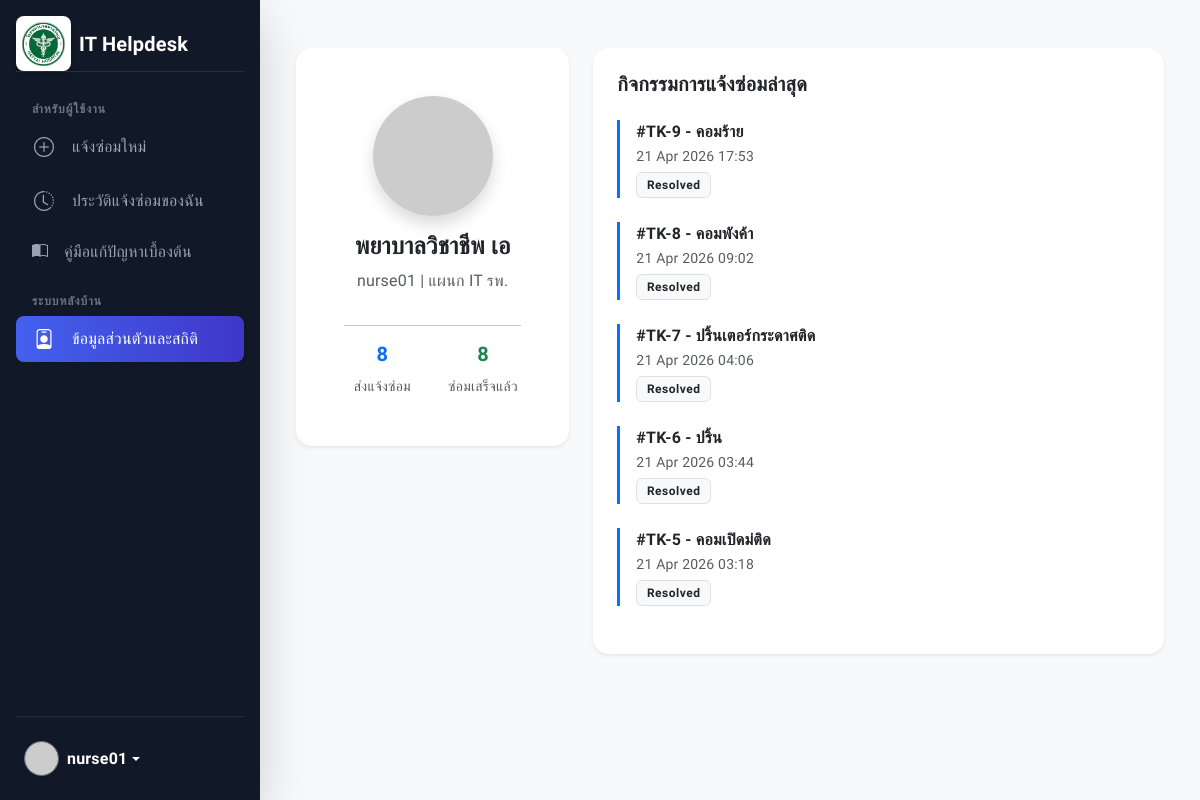
Page /modules/tickets/my_profile.php (signed in) on the committed database.
### tables this page shows
CREATE TABLE `tickets` (
  `ticket_id` int(11) NOT NULL,
  `user_id` int(11) NOT NULL,
  `it_support_id` int(11) DEFAULT NULL,
  `title` varchar(150) NOT NULL,
  `category` varchar(50) NOT NULL,
  `problem_desc` text NOT NULL,
  `building` varchar(100) DEFAULT NULL,
  `floor` varchar(50) DEFAULT NULL,
  `room_no` varchar(100) DEFAULT NULL,
  `image_path` varchar(255) DEFAULT NULL,
  `urgency` enum('Normal','High','Critical') DEFAULT 'Normal',
  `status` enum('Pending','In Progress','Resolved','Closed') DEFAULT 'Pending',
  `resolution_notes` text DEFAULT NULL,
  `rating` int(11) DEFAULT NULL,
  `feedback` text DEFAULT NULL,
  `created_at` timestamp NOT NULL DEFAULT current_timestamp(),
  `resolved_at` timestamp NULL DEFAULT NULL
);

### modules/tickets/my_profile.php (the view, shortened to what this page needs)
<?php
$db = new Database();
$conn = $db->connect();
$stmt = $conn->prepare("SELECT
    COUNT(*) as total,
    SUM(CASE WHEN status = 'Resolved' THEN 1 ELSE 0 END) as resolved
    FROM tickets WHERE user_id = ?");
$stmt->execute([$_SESSION['user_id']]);
$user_stats = $stmt->fetch();
require_once '../../includes/header.php';
require_once '../../includes/sidebar.php';
?>
<div class="container-fluid py-4">
    <div class="row">
        <div class="col-md-4">
            <div class="card card-custom border-0 shadow-sm text-center p-5 mb-4">
                <img src="https://ui-avatars.com/api/?name=<?php echo urlencode($_SESSION['full_name']); ?>&size=128&background=random" class="rounded-circle mx-auto mb-3 shadow" width="120">
                <h4 class="fw-bold"><?php echo $_SESSION['full_name']; ?></h4>
                <p class="text-muted"><?php echo $_SESSION['username']; ?> | แผนก IT รพ.</p>
                <hr>
                <div class="row">
                    <div class="col-6">
                        <h5 class="fw-bold text-primary"><?php echo $user_stats['total']; ?></h5>
                        <small class="text-muted">ส่งแจ้งซ่อม</small>
                    </div>
                    <div class="col-6">
                        <h5 class="fw-bold text-success"><?php echo $user_stats['resolved']; ?></h5>
                        <small class="text-muted">ซ่อมเสร็จแล้ว</small>
                    </div>
                </div>
            </div>
        </div>
        <div class="col-md-8">
            <div class="card card-custom border-0 shadow-sm p-4">
                <h5 class="fw-bold mb-4">กิจกรรมการแจ้งซ่อมล่าสุด</h5>
                <div class="timeline-simple">
                    <?php
                    $stmt = $conn->prepare("SELECT * FROM tickets WHERE user_id = ? ORDER BY created_at DESC LIMIT 5");
                    $stmt->execute([$_SESSION['user_id']]);
                    $activities = $stmt->fetchAll();
                    foreach($activities as $act) {
                        echo "
                        <div class='border-start border-3 border-primary ps-3 mb-4'>
                            <div class='fw-bold'>#TK-{$act['ticket_id']} - {$act['title']}</div>
                            <small class='text-muted'>".date('d M Y H:i', strtotime($act['created_at']))."</small>
                            <div class='mt-1'><span class='badge bg-light text-dark border'>{$act['status']}</span></div>
                        </div>";
                    }
                    ?>
                </div>
            </div>
        </div>
    </div>
</div>
<?php require_once '../../includes/footer.php'; ?>

### includes/header.php (shortened to what this page needs)
<!DOCTYPE html>
<html lang="th">
<head>
    <link href="https://cdn.jsdelivr.net/npm/bootstrap@5.3.0/dist/css/bootstrap.min.css" rel="stylesheet">
    <link rel="stylesheet" href="https://cdn.jsdelivr.net/npm/bootstrap-icons@1.11.1/font/bootstrap-icons.css">
    <link href="https://cdn.jsdelivr.net/npm/sweetalert2@11.7.3/dist/sweetalert2.min.css" rel="stylesheet">
    <link rel="stylesheet" href="<?php echo BASE_URL; ?>assets/css/style.css">
    <link href="https://cdn.datatables.net/1.13.6/css/dataTables.bootstrap5.min.css" rel="stylesheet">
</head>
<body>
<div class="d-flex wrapper">

### includes/sidebar.php (shortened to what this page needs)
<?php
$current_page = basename($_SERVER['PHP_SELF']);
?>
<div class="sidebar d-flex flex-column p-3 text-white shadow-lg" style="width: 260px; height: 100vh; position: sticky; top: 0;">
    <?php if (isset($_SESSION['role']) && in_array($_SESSION['role'], ['it', 'admin'])): ?>
        <a href="<?php echo BASE_URL; ?>index.php" class="d-flex align-items-center mb-3 mb-md-0 me-md-auto text-white text-decoration-none hover-opacity">
            <div class="brand-logo-container me-2">
                <img src="<?php echo BASE_URL; ?>assets/images/logo-hatyai.png" alt="Hospital Logo" style="width: 45px; height: 45px; object-fit: contain;">
            </div>
            <span class="fs-5 fw-bold tracking-wide">IT Helpdesk</span>
        </a>
    <?php else: ?>
        <div class="d-flex align-items-center mb-3 mb-md-0 me-md-auto text-white user-select-none">
            <div class="brand-logo-container me-2">
                <img src="<?php echo BASE_URL; ?>assets/images/logo-hatyai.png" alt="Hospital Logo" style="width: 45px; height: 45px; object-fit: contain;">
            </div>
            <span class="fs-5 fw-bold tracking-wide">IT Helpdesk</span>
        </div>
    <?php endif; ?>
    <hr class="border-secondary opacity-25 mt-0">
    <ul class="nav nav-pills flex-column mb-auto">
        <?php if (isset($_SESSION['role']) && $_SESSION['role'] === 'staff'): ?>
            <li class="nav-item mt-2 mb-1 px-3">
                <small class="text-secondary fw-bold text-uppercase" style="font-size: 0.75rem; letter-spacing: 1px;">สำหรับผู้ใช้งาน</small>
            </li>
            <li class="nav-item mb-1">
                <a href="<?php echo BASE_URL; ?>modules/tickets/create.php" class="nav-link text-white d-flex align-items-center gap-3 px-3 py-2 <?php echo ($current_page == 'create.php') ? 'active shadow-sm' : ''; ?>">
                    <i class="bi bi-plus-circle fs-5" style="width: 24px; text-align: center;"></i>
                    <span class="text-nowrap">แจ้งซ่อมใหม่</span>
                </a>
            </li>
            <li class="nav-item mb-1">
                <a href="<?php echo BASE_URL; ?>modules/tickets/view.php" class="nav-link text-white d-flex align-items-center gap-3 px-3 py-2 <?php echo ($current_page == 'view.php') ? 'active shadow-sm' : ''; ?>">
                    <i class="bi bi-clock-history fs-5" style="width: 24px; text-align: center;"></i>
                    <span class="text-nowrap">ประวัติแจ้งซ่อมของฉัน</span>
                </a>
            </li>
            <li class="nav-item mb-1">
                <a href="<?php echo BASE_URL; ?>modules/knowledge_base/articles.php" class="nav-link d-flex align-items-center px-3 py-2 text-white">
                    <i class="bi bi-book-half me-3 icon-fixed"></i> <span>คู่มือแก้ปัญหาเบื้องต้น</span>
                </a>
            </li>
            <li class="nav-item mb-1 px-3 mt-2">
                <small class="text-secondary fw-bold text-uppercase" style="font-size: 0.75rem; letter-spacing: 1px;">ระบบหลังบ้าน</small>
            </li>
            <li class="nav-item mb-1">
                <a href="<?php echo BASE_URL; ?>modules/tickets/my_profile.php" class="nav-link text-white d-flex align-items-center gap-3 px-3 py-2 <?php echo ($current_page == 'my_profile.php') ? 'active shadow-sm' : ''; ?>">
                    <i class="bi bi-person-badge fs-5" style="width: 24px; text-align: center;"></i>
                    <span class="text-nowrap">ข้อมูลส่วนตัวและสถิติ</span>
                </a>
            </li>
        <?php endif; ?>
    </ul>
    <hr class="border-secondary opacity-25 mt-auto">
    <div class="dropdown">
        <a href="#" class="d-flex align-items-center text-white text-decoration-none dropdown-toggle px-2 py-2 rounded hover-bg-dark" id="dropdownUser" data-bs-toggle="dropdown" aria-expanded="false">
            <img src="https://ui-avatars.com/api/?name=<?php echo urlencode($_SESSION['full_name']); ?>&background=0D6EFD&color=fff" alt="" width="35" height="35" class="rounded-circle me-2 shadow-sm border border-secondary">
            <strong><?php echo $_SESSION['username']; ?></strong>
        </a>
    </div>
</div>
<div class="main-content flex-grow-1 p-4 overflow-auto bg-light">

### includes/footer.php (shortened to what this page needs)
</div> </div> <script src="https://code.jquery.com/jquery-3.7.1.min.js"></script>
</body>
</html>

### assets/css/style.css (style rules this page uses)
:root { --primary-color: #4361ee; --secondary-color: #3f37c9; --success-color: #4cc9f0; --danger-color: #f72585; --bg-color: #f8f9fa; --sidebar-bg: #111827; --sidebar-hover: #1f2937; --text-main: #334155; --card-shadow: 0 10px 15px -3px rgba(0, 0, 0, 0.05), 0 4px 6px -2px rgba(0, 0, 0, 0.025); }
body { font-family: 'Sarabun', sans-serif; background-color: var(--bg-color); color: var(--text-main); letter-spacing: 0.2px; }
.card-custom { border: none; border-radius: 16px; box-shadow: var(--card-shadow); transition: transform 0.3s cubic-bezier(0.4, 0, 0.2, 1), box-shadow 0.3s cubic-bezier(0.4, 0, 0.2, 1); background: #ffffff; }
.sidebar { background-color: var(--sidebar-bg); box-shadow: 4px 0 10px rgba(0,0,0,0.05); }
.sidebar .nav-link { color: #9ca3af !important; border-radius: 8px; margin-bottom: 4px; transition: all 0.2s ease; }
.sidebar .nav-link.active { background: linear-gradient(90deg, var(--primary-color) 0%, var(--secondary-color) 100%); color: #ffffff !important; box-shadow: 0 4px 6px rgba(67, 97, 238, 0.3); }
.badge { padding: 0.5em 0.8em; font-weight: 600; border-radius: 6px; letter-spacing: 0.5px; }

### includes/header.php (style rules this page uses)
html, body { height: 100%; }
.wrapper { min-height: 100vh; }
.main-content { background-color: var(--secondary-bg); }

### includes/sidebar.php (style rules this page uses)
.sidebar .nav-link { transition: all 0.2s ease-in-out; border-radius: 8px; font-weight: 500; }
.brand-logo-container { background-color: white; padding: 5px; border-radius: 8px; display: flex; align-items: center; justify-content: center; box-shadow: 0 2px 5px rgba(0,0,0,0.2); }
.hover-bg-dark { transition: background 0.2s; }

### rows in the picture
tickets: ticket_id "9", title "คอมร้าย", created_at "21 Apr 2026 17:53", status "Resolved"
tickets: ticket_id "8", title "คอมพังค้า", created_at "21 Apr 2026 09:02", status "Resolved"
tickets: ticket_id "7", title "ปริ้นเตอร์กระดาศติด", created_at "21 Apr 2026 04:06", status "Resolved"
tickets: ticket_id "6", title "ปริ้น", created_at "21 Apr 2026 03:44", status "Resolved"
tickets: ticket_id "5", title "คอมเปิดม่ติด", created_at "21 Apr 2026 03:18", status "Resolved"

### other values in the picture
$_SESSION['username'] "nurse01"
$_SESSION['full_name'] "พยาบาลวิชาชีพ เอ"
$user_stats['total'] "8"
$user_stats['resolved'] "8"
